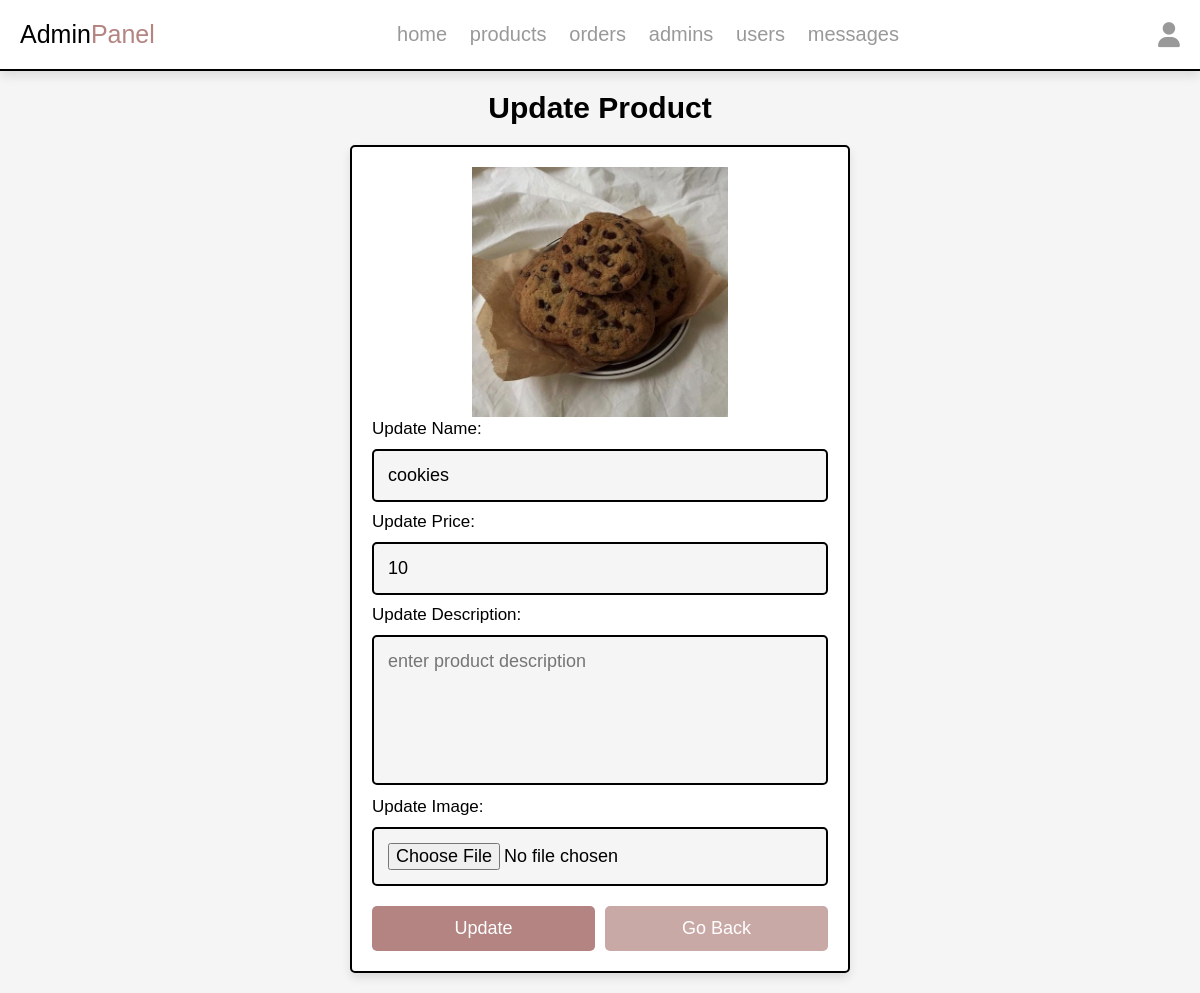
Page /admin/update_product.php?update=1 (signed in) on the committed database.
### tables this page shows
CREATE TABLE `products` (
  `id` int(100) NOT NULL,
  `name` varchar(100) NOT NULL,
  `description` varchar(15000) NOT NULL,
  `price` int(10) NOT NULL,
  `image` varchar(100) NOT NULL
);

### admin/update_product.php (the view, shortened to what this page needs)
<?php
include '../components/connect.php';
?>
<!DOCTYPE html>
<html lang="en">
<head>
   <link rel="stylesheet" href="https://cdnjs.cloudflare.com/ajax/libs/font-awesome/6.1.1/css/all.min.css">
   <link rel="stylesheet" href="../css/admin_style.css">
</head>
<body>
<?php include '../components/admin_header.php'; ?>
<section class="update-product">
   <h1 class="heading">Update Product</h1>
   <?php
      $update_id = $_GET['update'];
      $show_products = $conn->prepare("SELECT * FROM `products` WHERE id = ?");
      $show_products->execute([$update_id]);
      if($show_products->rowCount() > 0){
         while($fetch_products = $show_products->fetch(PDO::FETCH_ASSOC)){
   ?>
   <form action="" method="POST" enctype="multipart/form-data">
      <img src="../uploaded_img/<?= $fetch_products['image']; ?>" alt="">
      <span>Update Name:</span>
      <input type="text" required placeholder="Enter product name" name="name" maxlength="100" class="box" value="<?= $fetch_products['name']; ?>">
      <span>Update Price:</span>
      <input type="number" min="0" max="9999999999" required placeholder="Enter product price" name="price" class="box" value="<?= $fetch_products['price']; ?>">
      <span>Update Description:</span>
      <textarea name="description" required placeholder="enter product description" class="box"></textarea>
      <span>Update Image:</span>
      <input type="file" name="image" class="box" accept="image/jpg, image/jpeg, image/png, image/webp">
      <div class="flex-btn">
         <input type="submit" value="Update" class="btn" name="update">
         <a href="products.php" class="option-btn">Go Back</a>
      </div>
   </form>
   <?php
         }
      } else {
         echo '<p class="empty">No products added yet!</p>';
      }
   ?>
</section>
</body>
</html>

### css/admin_style.css (style rules this page uses)
:root { --main-color:#B38481; --red:#e74c3c; --orange:#f39c12; --black:#000000; --white:#fff; --light-bg:#f5f5f5; --khaki-rose:#C5908E; --purple:#800080; --pink-brown:#C48189; --light-color:#999; --rose-gold:#ECC5C0; --pinkish:#D58A94; --dusty-rose:#C9A9A6; --soft-purple: #F3CFC6; --border:.2rem solid var(--black); --box-shadow:0 .5rem 1rem rgba(0,0,0,.1); }
* { font-family: 'Calibri', sans-serif; margin:0; padding:0; box-sizing: border-box; text-decoration: none; outline: none; border:none; }
html { font-size: 62.5%; overflow-x: hidden; }
body { background-color: var(--light-bg); }
section { max-width: 1200px; margin:0 auto; padding:2rem; }
.btn, .delete-btn, .option-btn { display: block; margin-top: 1rem; border-radius: .5rem; cursor: pointer; width: 100%; font-size: 1.8rem; color:var(--white); padding:1.2rem 3rem; text-transform: capitalize; text-align: center; }
.btn { background-color: var(--main-color); }
.option-btn { background-color: var(--dusty-rose); }
.flex-btn { display: flex; gap:1rem; }
.heading { text-align: center; margin-bottom: 2rem; text-transform: capitalize; color:var(--black); font-size: 3rem; }
.update-product form { margin:0 auto; max-width: 50rem; background-color: var(--white); border-radius: .5rem; box-shadow: var(--box-shadow); border:var(--border); padding:2rem; }
.update-product form img { height: 25rem; width: 100%; object-fit: contain; }
.update-product form .box { background-color: var(--light-bg); border:var(--border); width: 100%; padding:1.4rem; font-size: 1.8rem; color:var(--black); border-radius: .5rem; margin: 1rem 0; }
.update-product form textarea { height: 15rem; resize: none; }
.update-product form span { font-size: 1.7rem; color:var(--black); }

### rows in the picture
products: image (picture), name "cookies", price "10"
